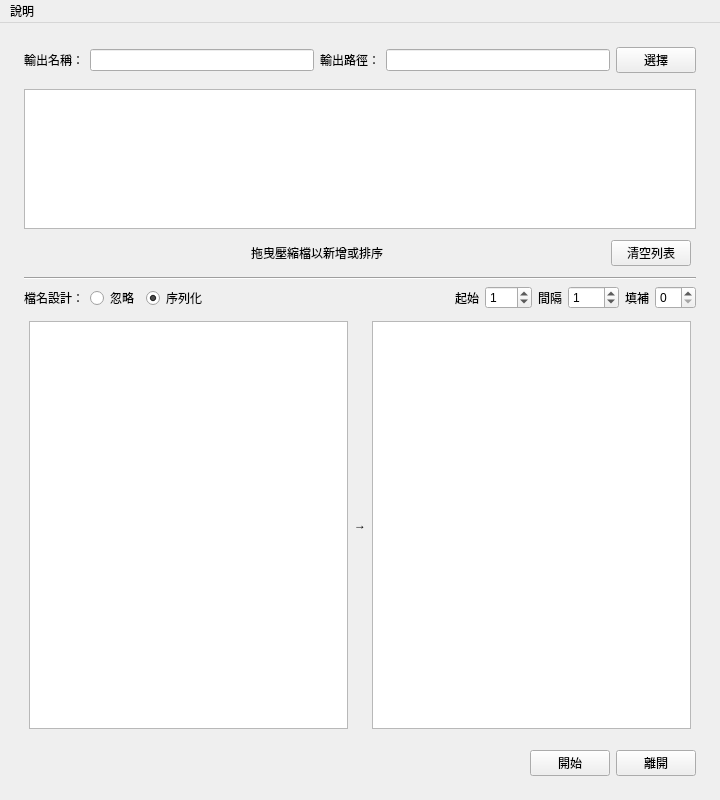
<?xml version="1.0" encoding="UTF-8"?>
<ui version="4.0">
 <class>MainWindow</class>
 <widget class="QMainWindow" name="MainWindow">
  <property name="geometry">
   <rect>
    <x>0</x>
    <y>0</y>
    <width>720</width>
    <height>800</height>
   </rect>
  </property>
  <property name="windowTitle">
   <string>ZIP Combine</string>
  </property>
  <property name="windowIcon">
   <iconset resource="../resources.qrc">
    <normaloff>:/statics/icon.ico</normaloff>:/statics/icon.ico</iconset>
  </property>
  <widget class="QWidget" name="centralwidget">
   <layout class="QGridLayout" name="gridLayout">
    <item row="0" column="0">
     <layout class="QVBoxLayout" name="v_main_layout" stretch="0,0,0">
      <property name="sizeConstraint">
       <enum>QLayout::SetDefaultConstraint</enum>
      </property>
      <property name="leftMargin">
       <number>10</number>
      </property>
      <property name="topMargin">
       <number>10</number>
      </property>
      <property name="rightMargin">
       <number>10</number>
      </property>
      <property name="bottomMargin">
       <number>10</number>
      </property>
      <item>
       <layout class="QVBoxLayout" name="setting_layout">
        <property name="leftMargin">
         <number>5</number>
        </property>
        <property name="topMargin">
         <number>5</number>
        </property>
        <property name="rightMargin">
         <number>5</number>
        </property>
        <property name="bottomMargin">
         <number>5</number>
        </property>
        <item>
         <layout class="QHBoxLayout" name="path_layout">
          <property name="leftMargin">
           <number>0</number>
          </property>
          <property name="topMargin">
           <number>0</number>
          </property>
          <property name="rightMargin">
           <number>0</number>
          </property>
          <property name="bottomMargin">
           <number>0</number>
          </property>
          <item>
           <widget class="QLabel" name="output_filename_lb">
            <property name="text">
             <string>輸出名稱：</string>
            </property>
           </widget>
          </item>
          <item>
           <widget class="QLineEdit" name="output_filename_value"/>
          </item>
          <item>
           <widget class="QLabel" name="path_lb">
            <property name="text">
             <string>輸出路徑：</string>
            </property>
           </widget>
          </item>
          <item>
           <widget class="QLineEdit" name="path_value">
            <property name="readOnly">
             <bool>true</bool>
            </property>
           </widget>
          </item>
          <item>
           <widget class="QPushButton" name="path_btn">
            <property name="text">
             <string>選擇</string>
            </property>
           </widget>
          </item>
         </layout>
        </item>
       </layout>
      </item>
      <item>
       <layout class="QVBoxLayout" name="veiw_layout" stretch="1,0,0,0,3">
        <property name="leftMargin">
         <number>5</number>
        </property>
        <property name="topMargin">
         <number>5</number>
        </property>
        <property name="rightMargin">
         <number>5</number>
        </property>
        <property name="bottomMargin">
         <number>5</number>
        </property>
        <item>
         <widget class="QListWidget" name="zip_items_list">
          <property name="sizePolicy">
           <sizepolicy hsizetype="Expanding" vsizetype="Expanding">
            <horstretch>0</horstretch>
            <verstretch>0</verstretch>
           </sizepolicy>
          </property>
          <property name="dragEnabled">
           <bool>true</bool>
          </property>
          <property name="dragDropMode">
           <enum>QAbstractItemView::InternalMove</enum>
          </property>
          <property name="defaultDropAction">
           <enum>Qt::MoveAction</enum>
          </property>
          <property name="iconSize">
           <size>
            <width>50</width>
            <height>50</height>
           </size>
          </property>
          <property name="movement">
           <enum>QListView::Free</enum>
          </property>
          <property name="isWrapping" stdset="0">
           <bool>false</bool>
          </property>
          <property name="wordWrap">
           <bool>true</bool>
          </property>
         </widget>
        </item>
        <item>
         <layout class="QHBoxLayout" name="clear_layout">
          <property name="leftMargin">
           <number>5</number>
          </property>
          <property name="topMargin">
           <number>5</number>
          </property>
          <property name="rightMargin">
           <number>5</number>
          </property>
          <property name="bottomMargin">
           <number>5</number>
          </property>
          <item>
           <spacer name="horizontalSpacer">
            <property name="orientation">
             <enum>Qt::Horizontal</enum>
            </property>
            <property name="sizeHint" stdset="0">
             <size>
              <width>40</width>
              <height>20</height>
             </size>
            </property>
           </spacer>
          </item>
          <item>
           <widget class="QLabel" name="item_list_info_lb">
            <property name="text">
             <string>拖曳壓縮檔以新增或排序</string>
            </property>
            <property name="alignment">
             <set>Qt::AlignCenter</set>
            </property>
           </widget>
          </item>
          <item>
           <spacer name="horizontalSpacer_4">
            <property name="orientation">
             <enum>Qt::Horizontal</enum>
            </property>
            <property name="sizeHint" stdset="0">
             <size>
              <width>40</width>
              <height>20</height>
             </size>
            </property>
           </spacer>
          </item>
          <item>
           <widget class="QPushButton" name="clear_zip_list_btn">
            <property name="text">
             <string>清空列表</string>
            </property>
            <property name="icon">
             <iconset resource="../resources.qrc">
              <normaloff>:/statics/clear_all.svg</normaloff>:/statics/clear_all.svg</iconset>
            </property>
           </widget>
          </item>
         </layout>
        </item>
        <item>
         <widget class="Line" name="line">
          <property name="orientation">
           <enum>Qt::Horizontal</enum>
          </property>
         </widget>
        </item>
        <item>
         <layout class="QHBoxLayout" name="naming_layout">
          <property name="leftMargin">
           <number>0</number>
          </property>
          <property name="topMargin">
           <number>0</number>
          </property>
          <property name="rightMargin">
           <number>0</number>
          </property>
          <property name="bottomMargin">
           <number>0</number>
          </property>
          <item>
           <widget class="QLabel" name="naming_mode_lb">
            <property name="text">
             <string>檔名設計：</string>
            </property>
           </widget>
          </item>
          <item>
           <widget class="QRadioButton" name="naming_ignore_rtn">
            <property name="text">
             <string>忽略</string>
            </property>
            <property name="checked">
             <bool>false</bool>
            </property>
            <attribute name="buttonGroup">
             <string notr="true">naming_mode</string>
            </attribute>
           </widget>
          </item>
          <item>
           <widget class="QRadioButton" name="naming_number_rtn">
            <property name="text">
             <string>序列化</string>
            </property>
            <property name="checked">
             <bool>true</bool>
            </property>
            <attribute name="buttonGroup">
             <string notr="true">naming_mode</string>
            </attribute>
           </widget>
          </item>
          <item>
           <spacer name="horizontalSpacer_3">
            <property name="orientation">
             <enum>Qt::Horizontal</enum>
            </property>
            <property name="sizeHint" stdset="0">
             <size>
              <width>40</width>
              <height>20</height>
             </size>
            </property>
           </spacer>
          </item>
          <item>
           <widget class="QLabel" name="number_start_lb">
            <property name="text">
             <string>起始</string>
            </property>
           </widget>
          </item>
          <item>
           <widget class="QSpinBox" name="number_start_value">
            <property name="maximum">
             <number>999</number>
            </property>
            <property name="value">
             <number>1</number>
            </property>
           </widget>
          </item>
          <item>
           <widget class="QLabel" name="number_gap_lb">
            <property name="text">
             <string>間隔</string>
            </property>
           </widget>
          </item>
          <item>
           <widget class="QSpinBox" name="number_gap_value">
            <property name="minimum">
             <number>-999</number>
            </property>
            <property name="maximum">
             <number>999</number>
            </property>
            <property name="value">
             <number>1</number>
            </property>
           </widget>
          </item>
          <item>
           <widget class="QLabel" name="number_zero_lb">
            <property name="text">
             <string>填補</string>
            </property>
           </widget>
          </item>
          <item>
           <widget class="QSpinBox" name="number_zero_value">
            <property name="maximum">
             <number>10</number>
            </property>
           </widget>
          </item>
         </layout>
        </item>
        <item>
         <layout class="QHBoxLayout" name="filename_layout">
          <property name="leftMargin">
           <number>5</number>
          </property>
          <property name="topMargin">
           <number>5</number>
          </property>
          <property name="rightMargin">
           <number>5</number>
          </property>
          <property name="bottomMargin">
           <number>5</number>
          </property>
          <item>
           <widget class="QListWidget" name="files_old_list"/>
          </item>
          <item>
           <widget class="QLabel" name="arrow_lb">
            <property name="text">
             <string>→</string>
            </property>
           </widget>
          </item>
          <item>
           <widget class="QListWidget" name="files_new_list"/>
          </item>
         </layout>
        </item>
       </layout>
      </item>
      <item>
       <layout class="QHBoxLayout" name="button_layout">
        <property name="sizeConstraint">
         <enum>QLayout::SetDefaultConstraint</enum>
        </property>
        <property name="leftMargin">
         <number>5</number>
        </property>
        <property name="topMargin">
         <number>5</number>
        </property>
        <property name="rightMargin">
         <number>5</number>
        </property>
        <property name="bottomMargin">
         <number>5</number>
        </property>
        <item>
         <spacer name="horizontalSpacer_2">
          <property name="orientation">
           <enum>Qt::Horizontal</enum>
          </property>
          <property name="sizeHint" stdset="0">
           <size>
            <width>40</width>
            <height>20</height>
           </size>
          </property>
         </spacer>
        </item>
        <item>
         <widget class="QPushButton" name="start_btn">
          <property name="text">
           <string>開始</string>
          </property>
          <property name="icon">
           <iconset resource="../resources.qrc">
            <normaloff>:/statics/play_arrow.svg</normaloff>:/statics/play_arrow.svg</iconset>
          </property>
          <property name="iconSize">
           <size>
            <width>30</width>
            <height>30</height>
           </size>
          </property>
         </widget>
        </item>
        <item>
         <widget class="QPushButton" name="exit_btn">
          <property name="text">
           <string>離開</string>
          </property>
          <property name="icon">
           <iconset resource="../resources.qrc">
            <normaloff>:/statics/logout.svg</normaloff>:/statics/logout.svg</iconset>
          </property>
          <property name="iconSize">
           <size>
            <width>28</width>
            <height>28</height>
           </size>
          </property>
          <property name="flat">
           <bool>false</bool>
          </property>
         </widget>
        </item>
       </layout>
      </item>
     </layout>
    </item>
   </layout>
  </widget>
  <widget class="QMenuBar" name="menubar">
   <property name="geometry">
    <rect>
     <x>0</x>
     <y>0</y>
     <width>720</width>
     <height>32</height>
    </rect>
   </property>
   <widget class="QMenu" name="menu_about">
    <property name="title">
     <string>說明</string>
    </property>
    <addaction name="menu_about_update"/>
    <addaction name="menu_about_about"/>
   </widget>
   <addaction name="menu_about"/>
  </widget>
  <action name="menu_about_about">
   <property name="text">
    <string>關於</string>
   </property>
  </action>
  <action name="menu_about_manual">
   <property name="text">
    <string>使用說明</string>
   </property>
  </action>
  <action name="menu_about_update">
   <property name="text">
    <string>檢查更新</string>
   </property>
  </action>
 </widget>
 <resources>
  <include location="../resources.qrc"/>
 </resources>
 <connections/>
 <buttongroups>
  <buttongroup name="naming_mode"/>
 </buttongroups>
</ui>
